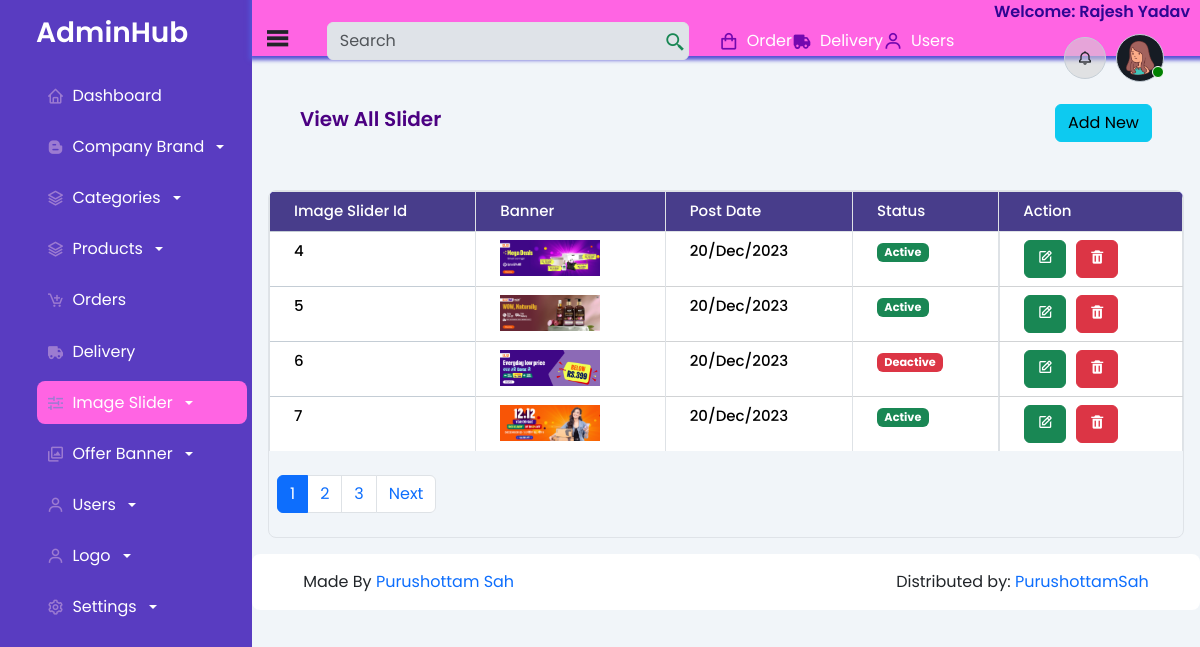
The page /admin/viewslider.php (signed in) on the database its author committed.
### tables this page shows
CREATE TABLE `imageslider_db` (
  `s_id` int(11) NOT NULL,
  `slider_1` varchar(255) NOT NULL,
  `s_status` tinyint(4) NOT NULL DEFAULT 0,
  `created_at` datetime NOT NULL DEFAULT current_timestamp()
);

### admin/viewslider.php (the view, shortened to what this page needs)
<?php include "includes/header.php";
?>
<?php include "includes/sidebar.php" ?>
<?php include "includes/navbar.php" ?>
<section id="mainContent">
    <div class="viewcategory d-flex">
        <span>View All Slider</span>
        <a href="imageslider.php"><span><button class="btn btn-info">Add New</button></span></a>
    </div>
    <div class="tableform">
        <div class="table-responsive">
            <table class="table table-striped table-hover table-bordered">
                <thead>
                    <tr class="bg-primary text-white order-header">
                        <th scope="col">Image Slider Id</th>
                        <th scope="col">Banner</th>
                        <th scope="col">Post Date</th>
                        <th scope="col">Status</th>
                        <th scope="col">Action</th>
                    </tr>
                </thead>
                <tbody>
                    <?php
                    include("process/config.php");
                    $slider_limit = 4;
                    if (isset($_GET['page'])) {
                        $pages = $_GET['page'];
                    } else {
                        $pages = 1;
                    }
                    $offset = ($pages - 1) * $slider_limit;
                    $bannerviewsql = "SELECT * FROM imageslider_db LIMIT $offset, $slider_limit";
                    $bannerviewsql_query = mysqli_query($conn, $bannerviewsql);
                    if ($bannerviewsql_query->num_rows > 0) {
                        while ($row = $bannerviewsql_query->fetch_assoc()) {
                    ?>
                            <tr>
                                <td><?= $row['s_id'] ?></td>
                                <td><img src="process/upload/imageslider/<?php echo ($row['slider_1']) ?>" alt="banner" width="100"></td>
                                <td><?= date('d/M/Y', strtotime($row['created_at'])) ?></td>
                                <td>
                                    <span class="badge <?= $row['s_status'] == '1' ? 'text-bg-success' : 'text-bg-danger'; ?>">
                                        <?= $row['s_status'] == '1' ? 'Active' : 'Deactive'; ?>
                                    </span>
                                </td>
                                <td class="d-flex">
                                    <div>
                                        <a href="updateslider.php?id=<?= $row['s_id'] ?> & s_image=<?= $row['slider_1'] ?>  & s_status=<?= $row['s_status'] ?> "><button class="btn btn-success"><i class='bx bx-edit'></i></button></a>
                                    </div>
                                    <div>
                                        <form action="process/deleteslider.php" method="post" onsubmit="return confirm('Are you sure want to delete?')">
                                            <button type="submit" name="submit" class="btn btn-danger"><i class='bx bxs-trash'></i></button>
                                        </form>
                                    </div>
                                </td>
                            </tr>
                    <?php
                        }
                    }
                    ?>
                </tbody>
            </table>
            <div class="table-pagination-bottom my-4 mx-2">
                <nav aria-label="Page navigation example">
                    <?php
                    require("process/config.php");
                    $slider_pagination = "SELECT * FROM imageslider_db";
                    $slider_pagination_query = mysqli_query($conn, $slider_pagination);
                    $slider_res = mysqli_num_rows($slider_pagination_query);
                    $slider_page = $slider_res;
                    $dispay_page = ceil($slider_page / $slider_limit);
                    ?>
                    <ul class="pagination">
                        <?php
                        for ($i = 1; $i <= $dispay_page; $i++) {
                            if ($i == $pages) {
                                $active = 'active';
                            } else {
                                $active = '';
                            }
                        ?>
                            <li class="page-item"><a class="page-link <?= $active ?>" href="viewslider.php?page=<?= $i ?>"><?= $i ?></a></li>
                        <?php
                        }
                        ?>
                        <?php
                        if ($pages < $dispay_page) : ?>
                            <li class="page-item"><a class="page-link" href="viewslider.php?page=<?= $pages + 1 ?>">Next</a></li>
                        <?php endif; ?>
                    </ul>
                </nav>
            </div>
        </div>
    </div>
</section>
<?php include "includes/footer.php" ?>

### admin/css/viewcategory.css (style rules this page uses)
.viewcategory { margin: 3rem 2rem; justify-content: space-between; }
.viewcategory span { font-size: 20px; color: indigo; font-weight: 600; }

### admin/css/admins.css (style rules this page uses)
* { margin: 0; padding: 0; box-sizing: border-box; }
a { text-decoration: none !important; }
body { background: #f1f5f9 !important; font-family: "Poppins", sans-serif !important; }
:root { --bs-blue: #0d6efd; --bs-indigo: #6610f2; --bs-purple: #6f42c1; --bs-pink: #d63384; --bs-red: #dc3545; --bs-orange: #fd7e14; --bs-yellow: #f59e0b; --bs-green: #198754; --bs-teal: #20c997; --bs-cyan: #0ea5e9; --bs-black: #000; --bs-gray: #637381; --bs-gray-dark: #212b36; --bs-gray-200: #f4f6f8; --bs-gray-300: #dfe3e8; --bs-gray-400: #c4cdd5; --bs-gray-500: #919eab; --bs-gray-600: #637381; --bs-gray-700: #454f5b; --bs-gray-800: #212b36; --bs-gray-900: #161c24; --bs-primary: #624bff; --bs-secondary: #637381; --bs-success: #198754; --bs-info: #0ea5e9; --bs-warning: #f59e0b; --bs-danger: #dc3545; --bs-light: #f1f5f9; --bs-dark: #212b36; --bs-white: #fff; --bs-light-primary: #e0dcfe; --bs-light-danger: #fbebec; --bs-light-info: #e7fafe; --bs-light-warning: #fff3cd; --bs-light-secondary: #e9ecef; --bs-light-success: #eaf6ec; --bs-light-dark: #d1cfd8; --bs-dark-primary: #593cc1; --bs-dark-warning: #c28135; --bs-dark-info: #51a0c2; --bs-dark-danger: #ae302e; --bs-dark-success: #139a74; --bs-dark-secondary: #5c596d; --bs-primary-rgb: 98, 75, 255; --bs-secondary-rgb: 99, 115, 129; --bs-success-rgb: 25, 135, 84; --bs-info-rgb: 14, 165, 233; --bs-warning-rgb: 245, 158, 11; --bs-danger-rgb: 220, 53, 69; --bs-white-pink: #ff64e3; --bs-table-accent-bg: transparent; }
tbody, td, tfoot, th, thead, tr { color: #00000094; font-size: 15px; font-weight: 500; text-align: center !important; padding: 0.75rem 1.5rem !important; border-bottom-width: 1px !important; box-shadow: inset 0 0 0 9999px var(--bs-table-accent-bg) !important; border-bottom: 1px solid #d1d3d5 !important; }
tbody, td, tfoot, th, thead, tr:last-child { border-bottom: transparent !important; }
.table thead tr { padding: 1rem !important; }
tbody { background: white !important; }
.d-flex { display: flex !important; gap: 10px; }
.table-responsive { border: 1px solid var(--bs-gray-300); border-radius: 8px; width: 100%; margin-top: 2rem; }
table.poject-info tbody tr, td:first-child { border-top: 1px solid var(--bs-gray-400); }
.poject-info thead tr, th { text-align: start !important; }
.poject-info tbody tr, td { text-align: start !important; }

### admin/css/dashboards.css (style rules this page uses)
.header-section, #mainContent { margin: 1rem; }
.order-header { color: white !important; border-radius: 10px !important; }
table.table.table-striped.table-hover.table-bordered thead tr th { background: darkslateblue; color: white; }

### admin/assets/responsive/main.css (style rules this page uses)
@media only screen and (max-width: 1200px) { tbody, td, tfoot, th, thead, tr { padding: 0.5rem 1.5rem !important; } }

### rows shown on the page
imageslider_db: s_id "4", slider_1 (picture), created_at "20/Dec/2023", s_status "Active"
imageslider_db: s_id "5", slider_1 (picture), created_at "20/Dec/2023", s_status "Active"
imageslider_db: s_id "6", slider_1 (picture), created_at "20/Dec/2023", s_status "Deactive"
imageslider_db: s_id "7", slider_1 (picture), created_at "20/Dec/2023", s_status "Active"

### other values the page prints
$_SESSION['uname'] "Rajesh Yadav"
